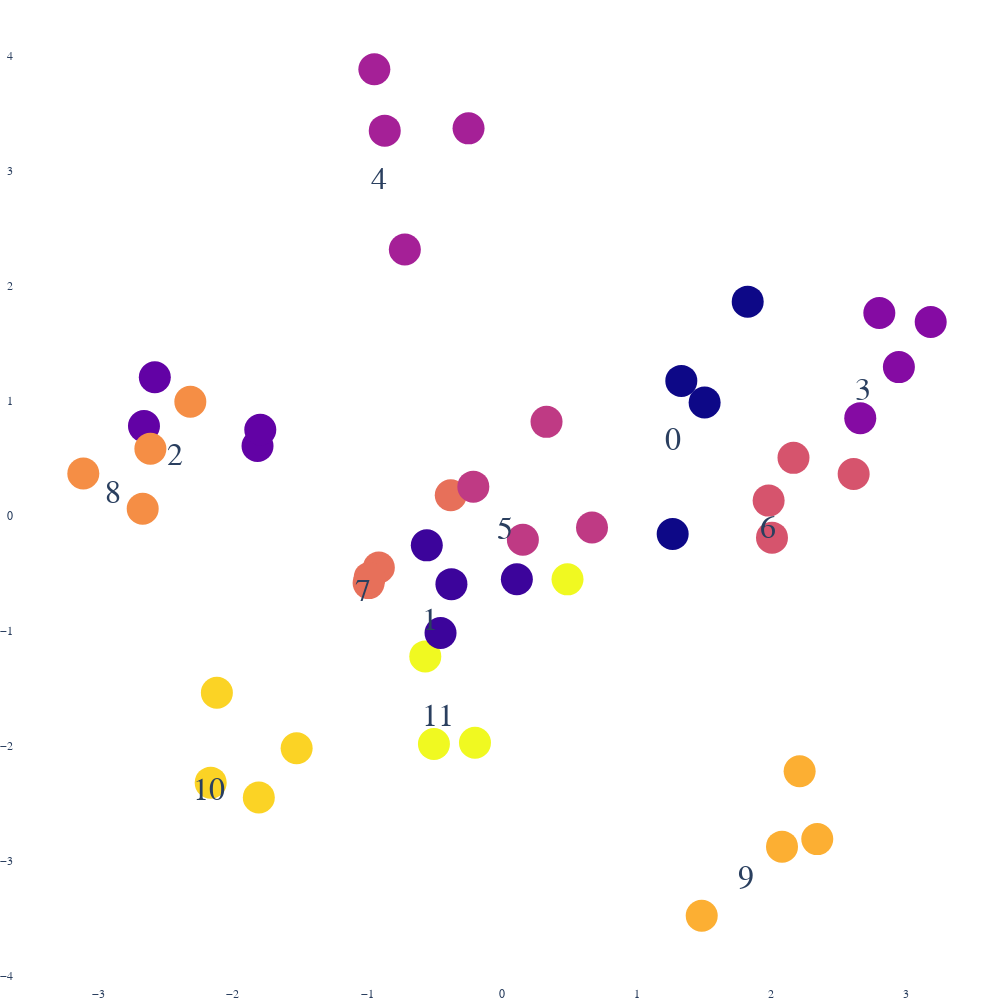

Source (notebook cell):
### Code cell
user_input = list(range(0, 48))

labels = list(np.repeat("", len(user_input))) + [f'{i%12}' for i in user_input]
opacity = list(np.repeat(1, 12*4))  + list(np.repeat(0, 12))
colors = [i%12 for i in user_input] + [i % 12 for i in range(12)]

display_pca_scatterplot(model.offset_encoder, user_input, labels, opacity, colors,
                        fontsize=32, markersize=32, textposition='bottom left', cam=(0.5,0,0), dims=2, avg=True)

### Figure 1 — Plotly figure (JSON) as saved in the notebook; plotly's stock layout.template omitted (floating-point values rounded to 4 significant figures)
{"data": [{"marker": {"color": [0, 1, 2, 3, 4, 5, 6, 7, 8, 9, 10, 11, 0, 1, 2, 3, 4, 5, 6, 7, 8, 9, 10, 11, 0, 1, 2, 3, 4, 5, 6, 7, 8, 9, 10, 11, 0, 1, 2, 3, 4, 5, 6, 7, 8, 9, 10, 11, 0, 1, 2, 3, 4, 5, 6, 7, 8, 9, 10, 11], "opacity": [1, 1, 1, 1, 1, 1, 1, 1, 1, 1, 1, 1, 1, 1, 1, 1, 1, 1, 1, 1, 1, 1, 1, 1, 1, 1, 1, 1, 1, 1, 1, 1, 1, 1, 1, 1, 1, 1, 1, 1, 1, 1, 1, 1, 1, 1, 1, 1, 0, 0, 0, 0, 0, 0, 0, 0, 0, 0, 0, 0], "size": 32}, "mode": "markers+text", "text": ["", "", "", "", "", "", "", "", "", "", "", "", "", "", "", "", "", "", "", "", "", "", "", "", "", "", "", "", "", "", "", "", "", "", "", "", "", "", "", "", "", "", "", "", "", "", "", "", "0", "1", "2", "3", "4", "5", "6", "7", "8", "9", "10", "11", "0", "1", "2", "3", "4", "5", "6", "7", "8", "9", "10", "11", "0", "1", "2", "3", "4", "5", "6", "7", "8", "9", "10", "11", "0", "1", "2", "3", "4", "5", "6", "7", "8", "9", "10", "11"], "textfont": {"size": 32}, "textposition": "bottom left", "type": "scatter", "x": [1.331, -0.3767, -2.66, 2.66, -0.7226, 0.154, 2.004, -0.9917, -2.316, 2.21, -1.526, -0.5709, 1.504, 0.1094, -1.817, 2.802, -0.9492, 0.3297, 2.164, -0.9158, -2.613, 2.079, -1.807, -0.5067, 1.824, -0.4576, -2.58, 2.947, -0.8718, 0.6675, 2.611, -0.3816, -2.67, 2.341, -2.119, 0.4856, 1.267, -0.5596, -1.796, 3.183, -0.2496, -0.2139, 1.979, -0.9842, -3.111, 1.482, -2.165, -0.2017, 1.481, -0.3211, -2.213, 2.898, -0.6983, 0.2343, 2.19, -0.8183, -2.677, 2.028, -1.904, -0.1984], "y": [1.172, -0.5949, 0.7797, 0.8483, 2.315, -0.2086, -0.1903, -0.5856, 0.9907, -2.221, -2.021, -1.223, 0.9848, -0.5523, 0.6063, 1.762, 3.882, 0.8166, 0.5033, -0.4496, 0.5829, -2.877, -2.449, -1.984, 1.861, -1.019, 1.205, 1.292, 3.348, -0.1021, 0.3632, 0.1784, 0.06037, -2.811, -1.538, -0.5529, -0.159, -0.2573, 0.7473, 1.685, 3.368, 0.2531, 0.1319, -0.5381, 0.367, -3.477, -2.32, -1.974, 0.9648, -0.6058, 0.8345, 1.397, 3.228, 0.1898, 0.202, -0.3487, 0.5002, -2.847, -2.082, -1.433]}], "layout": {"autosize": false, "font": {"family": "Courier New", "size": 12}, "height": 1000, "legend": {"font": {"color": "black", "family": "Courier New", "size": 20}, "x": 1, "y": 0.5}, "margin": {"b": 0, "l": 0, "r": 0, "t": 0}, "paper_bgcolor": "rgba(0,0,0,0)", "plot_bgcolor": "rgba(0,0,0,0)", "scene": {"camera": {"eye": {"x": 0.5, "y": 0, "z": 0}}}, "showlegend": false, "width": 1000}}
